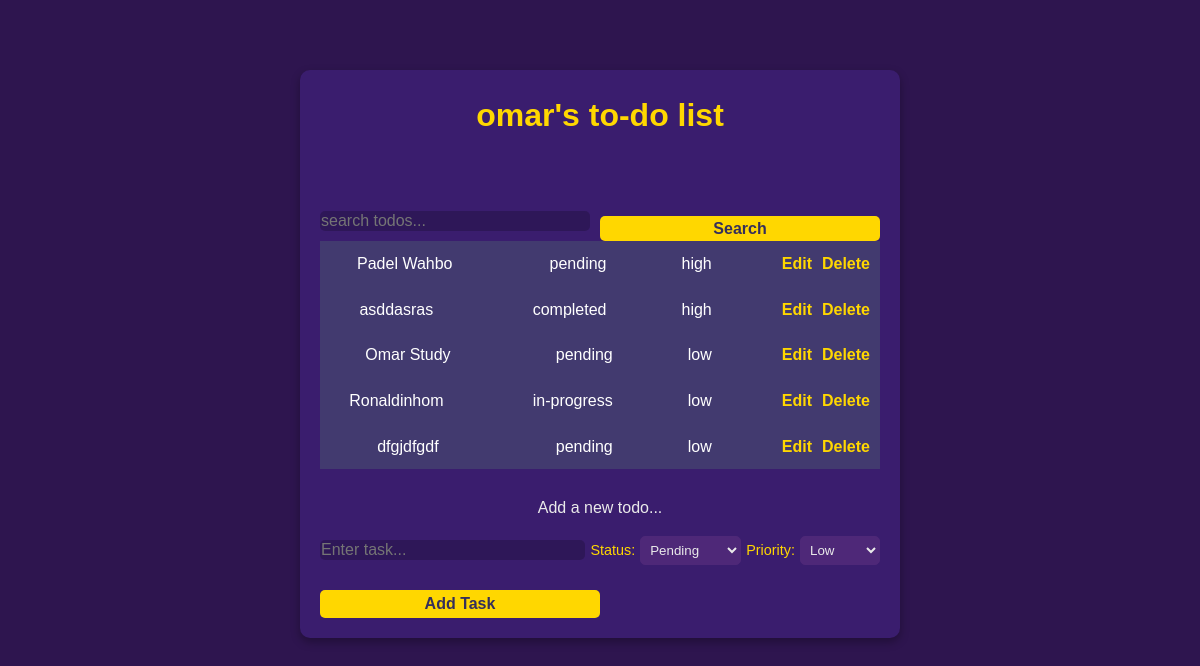
The app's page /task (signed in) with its own data.
### todo_app/models.py (models this page shows, shortened)
class Task(models.Model):
    title = models.CharField(max_length=50)
    STATUS_CHOICES = [
        ('pending', 'Pending'),
        ('in-progress', 'In Progress'),
        ('completed', 'Completed'),
    ]
    PRIORITY_CHOICES = [
        ('low', 'Low'),
        ('medium', 'Medium'),
        ('high', 'High'),
    ]
    status = models.CharField(max_length=20, choices=STATUS_CHOICES, default='pending')
    priority = models.CharField(max_length=10, choices=PRIORITY_CHOICES, default='medium')
    user = models.ForeignKey(User, on_delete=models.CASCADE,default=1)
    class Meta:
       ordering = ['priority']

### todo_app/views.py (the view, shortened to what this page needs)
# urls.py: path('task', views.task, name='task'),
@login_required
def task(request):
    q = request.GET.get('q') if request.GET.get('q') != None else ''
    form = TaskForm()
    if q:
        tasks = Task.objects.filter(
            Q(title__icontains=q) |
            Q(status__icontains=q) |
            Q(priority__icontains=q),
            user=request.user
        )
    else:
        tasks = Task.objects.filter(user=request.user)
    context = {'tasks': tasks, 'form': form, 'query' : q}
    return render(request, 'task_form.html', context)

### todo_app/forms.py
class TaskForm(ModelForm):
    class Meta:
        model = Task
        fields = ['title', 'status', 'priority']

### templates/task_form.html (shortened to what this page needs)
{% extends 'main.html' %}
{% load static %}
    {% block content %}
    <div class="container">
      <header class="text-center text-light my-4">
        <h1 class="mb-4">{{request.user}}'s to-do list</h1>
        <form class="search d-flex" method="GET" action="{% url 'task' %}">
          <input
            class="form-control m-auto"
            type="text"
            name="q"
            placeholder="search todos..."
            value="{{ request.GET.q }}"
          />
          <button type="submit" class="btn btn-search">Search</button>
        </form>
      </header>
      {% for task in tasks %}
      <ul class="list-group todos mx-auto text-light delete">
        <li
          class="list-group-item d-flex justify-content-between align-items-center"
        >
          <span class="task-title">{{ task.title }}</span>
          <span class="task-status">{{ task.status }}</span>
          <span class="task-priority">{{ task.priority }}</span>
          <div class="task-actions">
            <a href="{% url 'update-task' task.id %}">Edit</a>
            <a href="{% url 'delete-task' task.id %}">Delete</a>
          </div>
        </li>
      </ul>
      {% empty %}
      <li>No tasks available. Add a new task below.</li>
      {% endfor %}
      <br>
      <label class="text-light mt-4">Add a new todo...</label>
      <form class="add-task-form d-flex" method="POST" action="">
        <input type="text" name="title" class="task-input" placeholder="Enter task..." />
        <label class="task-label">Status:</label>
        <select name="status" class="task-select">
          <option value="pending">Pending</option>
        </select>
        <label class="task-label">Priority:</label>
        <select name="priority" class="task-select">
          <option value="low">Low</option>
        </select>
        <button type="submit" class="btn btn-add-task">Add Task</button>
      </form>
    </div>
    {% endblock %}

### templates/main.html (shortened to what this page needs)
<!DOCTYPE html>
{% load static %}
<html lang="en">
  <head>
    <link rel="stylesheet" href="{% static 'styles/style.css' %}" />
  </head>
  <body>
    {% block content %}
    {% endblock %}
  </body>
</html>

### static/styles/style.css (style rules this page uses)
* { margin: 0; padding: 0; box-sizing: border-box; }
body { font-family: 'Arial', sans-serif; background-color: #2E154F; color: #EAEAEA; line-height: 1.6; padding: 20px; }
.container { max-width: 600px; margin: 50px auto; background-color: #3A1D6E; border-radius: 10px; box-shadow: 0 4px 10px rgba(0, 0, 0, 0.3); overflow: hidden; padding: 20px; text-align: center; }
h1 { font-size: 2rem; font-weight: bold; color: #FFD700; margin-bottom: 20px; }
input[type="text"], input[type="password"], input[type="email"] { width: 70%; padding: 1px; margin: 10px 0; border-radius: 5px; border: 1px solid #4E2878; background-color: #4E2878; color: #EAEAEA; font-size: 1rem; }
button, input[type="submit"] { width: 50%; padding: 10px; margin-top: 15px; border-radius: 5px; border: none; background-color: #FFD700; color: #2E154F; font-size: 1rem; font-weight: bold; cursor: pointer; transition: background-color 0.3s ease; }
a { color: #FFD700; text-decoration: none; font-weight: bold; }
input[type="text"], input[type="text"]:focus { color: #fff; border: none; background: rgba(0, 0, 0, 0.2); max-width: 400px; }
.todos li { background: #423a6f; color: #fff; }
.delete { cursor: pointer; }
.search { display: flex; gap: 10px; max-width: 100%; padding-top: 40px; }
.form-control { flex: 1; max-width: 70%; }
.btn-search { background-color: #FFD700; color: #352f5b; padding: 0 15px; border: none; cursor: pointer; }
.todos .list-group-item { display: flex; align-items: center; gap: 10px; padding: 10px; }
.task-title { flex: 1; }
.task-status { margin-left: 60px; margin-right: 20px; }
.task-priority { margin-left: 45px; margin-right: 60px; }
.task-actions { margin-left: auto; display: flex; gap: 10px; }
.add-task-form { display: flex; gap: 5px; align-items: center; margin-top: 10px; flex-wrap: wrap; }
.task-input { flex: 1; min-width: 150px; padding: 5px; }
.task-label { font-size: 0.9rem; color: #FFD700; }
.task-select { padding: 5px; background: #4E2878; color: #EAEAEA; border: 1px solid #4E2878; border-radius: 5px; }
.btn-add-task { background-color: #FFD700; color: #352f5b; border: none; padding: 5px 15px; cursor: pointer; flex-shrink: 0; }

### records on screen
Task: title "Padel Wahbo", status "pending", priority "high"
Task: title "asddasras", status "completed", priority "high"
Task: title "Omar Study", status "pending", priority "low"
Task: title "Ronaldinhom", status "in-progress", priority "low"
Task: title "dfgjdfgdf", status "pending", priority "low"

### other values on screen
{{ request.user }} "omar"
